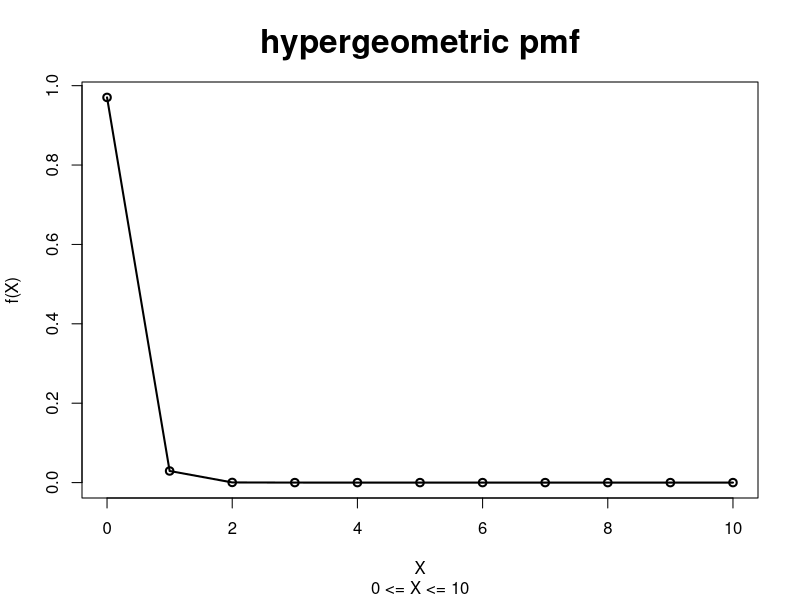
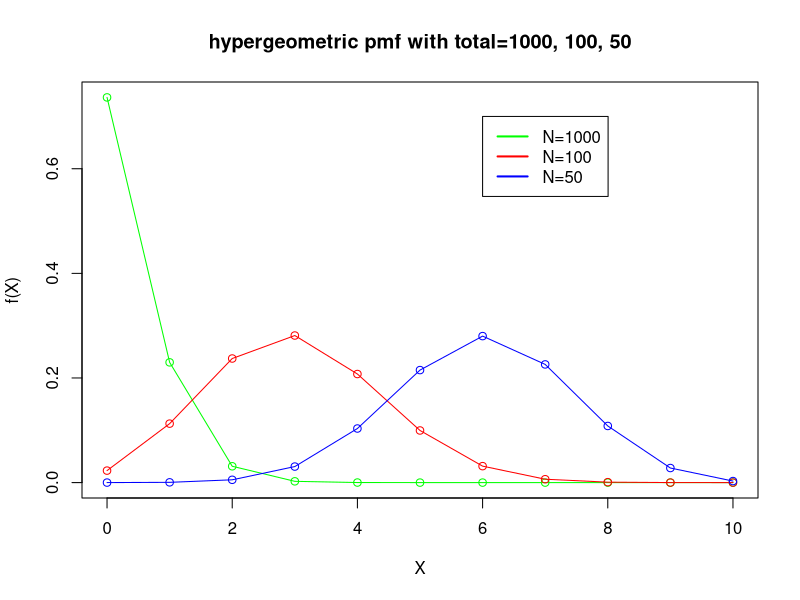
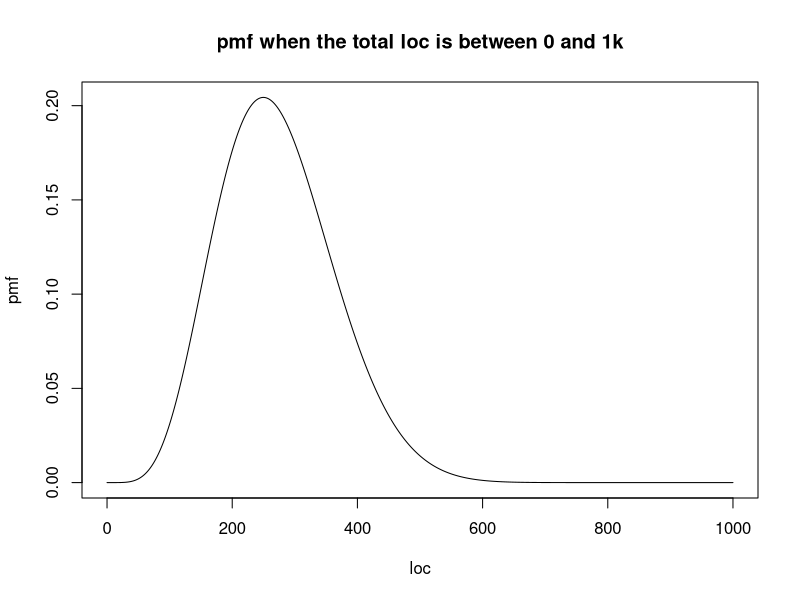
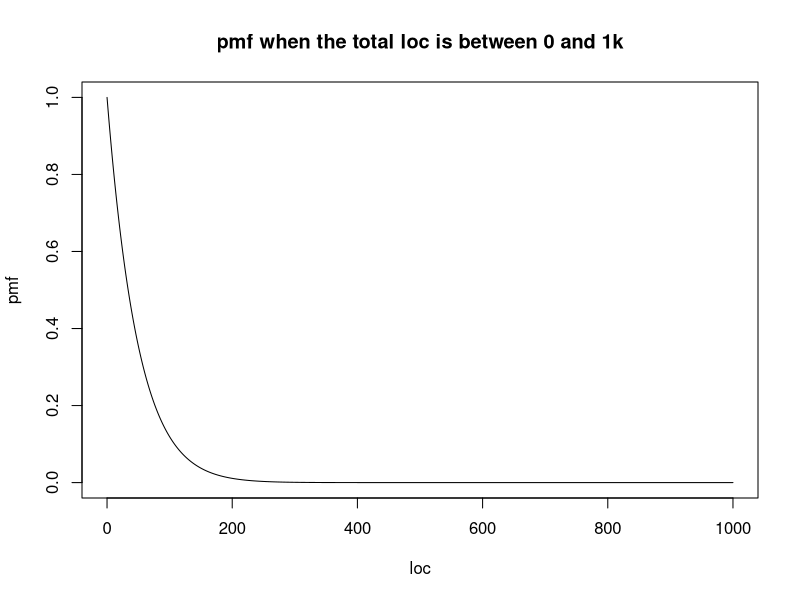
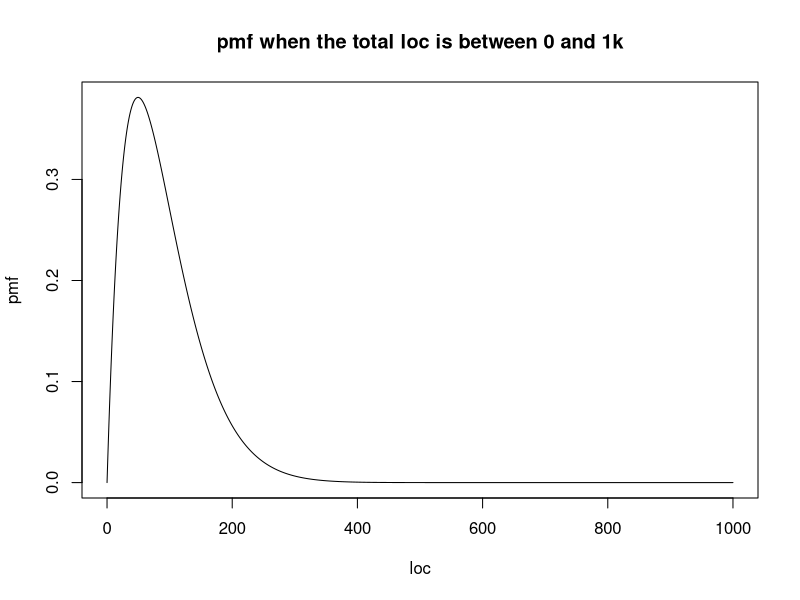
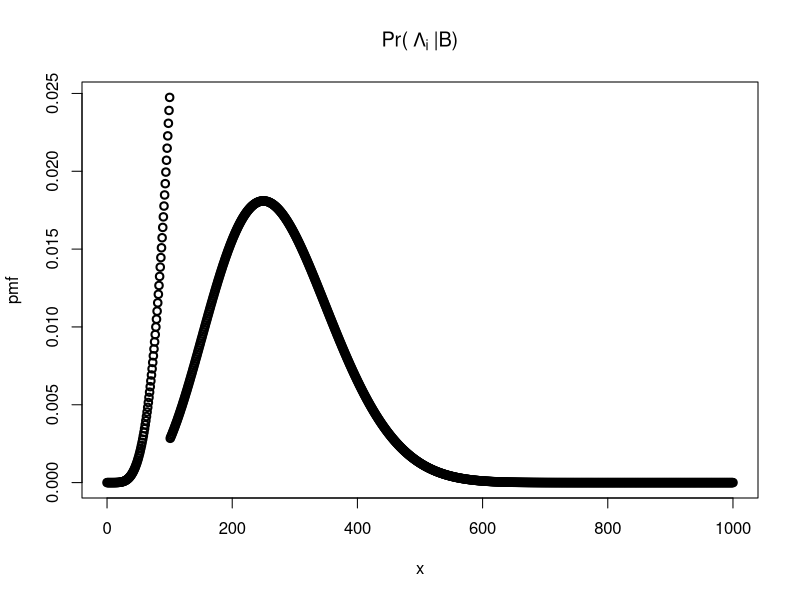
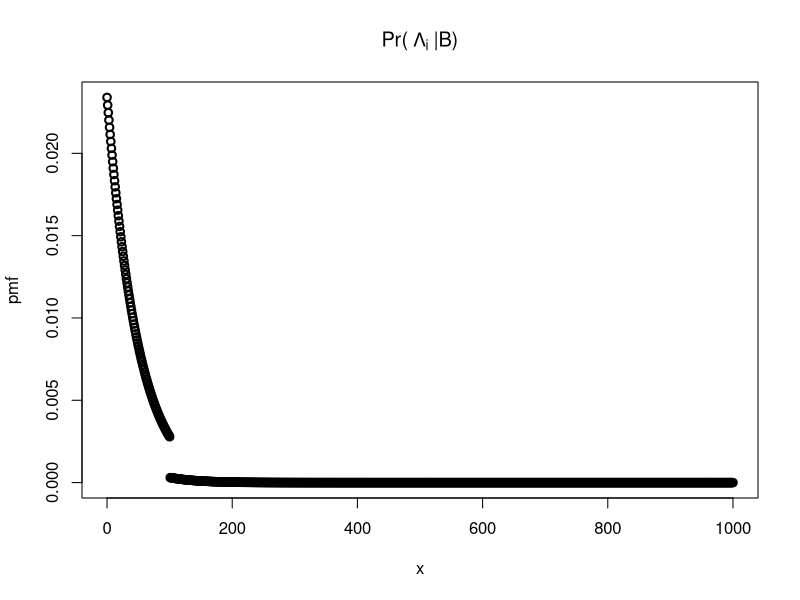
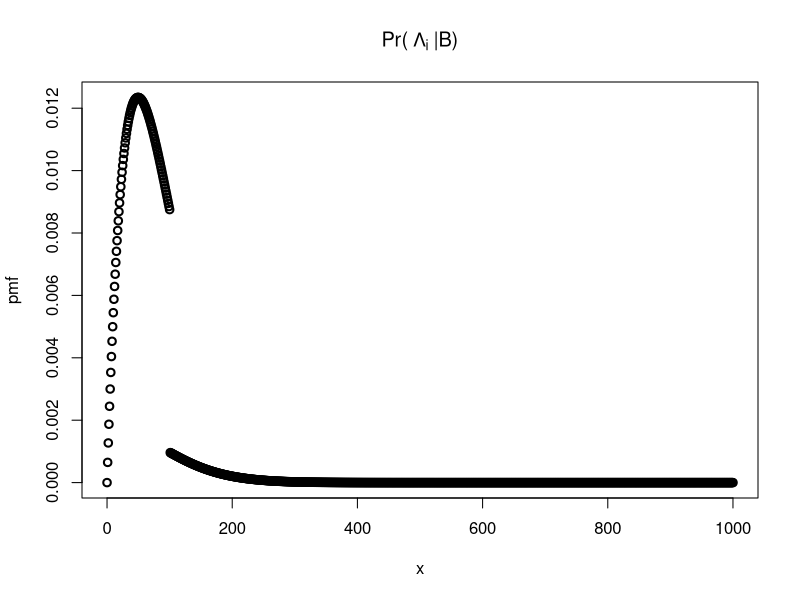

Recreate these plots in R, in order.
# hypergeometric distribution (sampling without replacement)

# TASK 1a
prob1 <- dhyper(x=1, m=30, n=10000-30, 10)
prob0 <- dhyper(x=0, m=30, n=10000-30, 10)

# TASK 1b
x = 0:10
pmf = dhyper(x, 30, 10000-30, 10)
plot(x, pmf, type="o",
     main="hypergeometric pmf",
     sub="0 <= X <= 10",
     xlab="X",
     ylab="f(X)",
     cex.main=2,
     lwd=2)

# TASK 1c
pmf1 = dhyper(x, 30, 1000-30, 10)
pmf2 = dhyper(x, 30, 100-30, 10)
pmf3 = dhyper(x, 30, 50-30, 10)

plot(x, pmf1, type="o",
     main="hypergeometric pmf with total=1000, 100, 50",
     xlab="X",
     ylab="f(X)",
     col="green") # highest pmf will be on E(x) = np = 10*30/1000 = 0.3, since 3% is improvable.
lines(x, pmf2, col="red", type="o") # highest pmf will be on x = 3, since 30 out of 100 is improvable.
lines(x, pmf3, col="blue", type="o") # highest pmf will be on x = 6, since 30 out of 50 is improvable.

legend(6, 0.7, legend=c("N=1000", "N=100", "N=50"), col=c("green", "red", "blue"), lwd=2)

# TASK 2a
# This explains P(B|Ai). 2nd method will explain P(Ai|B).
loc = 0:1000
pmf = dhyper(5, loc, 1000-loc, 20)

#TASK 2b
plot(loc, pmf, type="l",
     main="pmf when the total loc is between 0 and 1k")

# TASK 2c
# COMMENT
# To meet the standard the # loc must be between 0 and 100. And from the pmf graph, it seems the
# probability is below 0.5 to meet the standard.

# if the observed number is 0
pmf = dhyper(0, loc, 1000-loc, 20)
plot(loc, pmf, type="l",
     main="pmf when the total loc is between 0 and 1k")
# COMMENT
# if the observed number is 0, then it's most likely that the code meets the standard.

# if the observed number is 1
pmf = dhyper(1, loc, 1000-loc, 20)
plot(loc, pmf, type="l",
     main="pmf when the total loc is between 0 and 1k")
# COMMENT
# if the observed number is 1, then the probability that the code meets the standard is quite
# high; higher than 0.5.

# 2ND METHOD
# TASK 2a: P(Ai|B)

# Given we found 5 improvable lines in the sample.
i1 = 0:100; i2 = 101:1000
prb = (0.9/101)*sum(dhyper(5, i1, 1000-i1, 20)) + (0.1/900)*sum(dhyper(5, i2, 1000-i2, 20))
pr=rep(0,1001)
# init vector of posterior probability
pr[1:101] = (0.9/101)*dhyper(5, i1, 1000-i1, 20)/prb
pr[102:1001] = (0.1/101)*dhyper(5, i2, 1000-i2, 20)/prb
plot(0:1000, pr, xlab="x", ylab="pmf", lwd=2,
     main=expression("Pr("~Lambda[i]~"|B)"))
sum(pr[1:101])

# Given we found 0 improvable lines in the sample.
prb = (0.9/101)*sum(dhyper(0, i1, 1000-i1, 20)) + (0.1/900)*sum(dhyper(0, i2, 1000-i2, 20))
pr=rep(0,1001)
# init vector of posterior probability
pr[1:101] = (0.9/101)*dhyper(0, i1, 1000-i1, 20)/prb
pr[102:1001] = (0.1/101)*dhyper(0, i2, 1000-i2, 20)/prb
plot(0:1000, pr, xlab="x", ylab="pmf", lwd=2,
     main=expression("Pr("~Lambda[i]~"|B)"))
sum(pr[1:101])

# Given we found 1 improvable line in the sample.
prb = (0.9/101)*sum(dhyper(1, i1, 1000-i1, 20)) + (0.1/900)*sum(dhyper(1, i2, 1000-i2, 20))
pr=rep(0,1001)
# init vector of posterior probability
pr[1:101] = (0.9/101)*dhyper(1, i1, 1000-i1, 20)/prb
pr[102:1001] = (0.1/101)*dhyper(1, i2, 1000-i2, 20)/prb
plot(0:1000, pr, xlab="x", ylab="pmf", lwd=2,
     main=expression("Pr("~Lambda[i]~"|B)"))
sum(pr[1:101])

# TASK 3
# binomial distribution (sampling with replacement)
x = 0:40
y1 = dbinom(x, size=40, prob=0.1)
y2 = dbinom(x, size=40, prob=0.5)
y3 = dbinom(x, size=40, prob=0.7)
y4 = dbinom(x, size=40, prob=0.9)

plot.default(x, y1, type="o", col="blue", ylab="pmf", xlab="x",
             main="binomial distribution",
             pch=0)
lines(x, y2, type="o", col="orange", pch=1)
lines(x, y3, type="o", col="green", pch=2)
lines(x, y4, type="o", col="red", pch=5)

# Workshop Problems
# p6
(0.15 * 0.95) / ((0.65 * 0.05) + (0.15 * 0.95))
